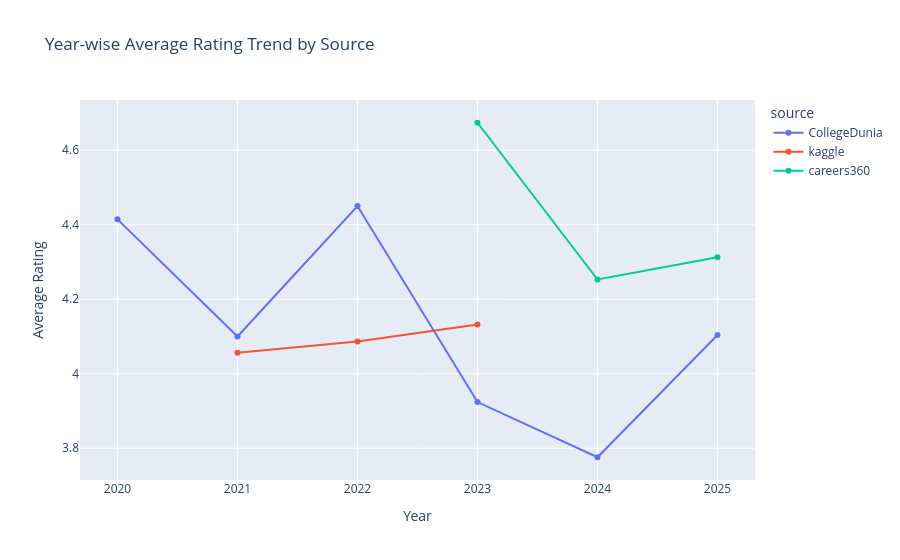

Here is the notebook cell this chart was saved with:
### Code cell
# 2) Yearly trend by source
yearly = (
    df.dropna(subset=['year'])
      .groupby(['year', 'source'])['rating']
      .mean()
      .reset_index()
)

fig = px.line(
    yearly,
    x='year',
    y='rating',
    color='source',
    markers=True,
    title='Year-wise Average Rating Trend by Source'
)
fig.update_layout(xaxis_title='Year', yaxis_title='Average Rating')
fig.show()

### Figure 1 — Plotly figure (JSON) as saved in the notebook; plotly's stock layout.template omitted (floating-point values rounded to 4 significant figures)
{"data": [{"hovertemplate": "source=CollegeDunia<br>year=%{x}<br>rating=%{y}<extra></extra>", "legendgroup": "CollegeDunia", "line": {"color": "#636efa", "dash": "solid"}, "marker": {"symbol": "circle"}, "mode": "lines+markers", "name": "CollegeDunia", "orientation": "v", "showlegend": true, "type": "scatter", "x": [2020, 2021, 2022, 2023, 2024, 2025], "xaxis": "x", "y": [4.414, 4.1, 4.45, 3.924, 3.776, 4.104], "yaxis": "y"}, {"hovertemplate": "source=kaggle<br>year=%{x}<br>rating=%{y}<extra></extra>", "legendgroup": "kaggle", "line": {"color": "#EF553B", "dash": "solid"}, "marker": {"symbol": "circle"}, "mode": "lines+markers", "name": "kaggle", "orientation": "v", "showlegend": true, "type": "scatter", "x": [2021, 2022, 2023], "xaxis": "x", "y": [4.056, 4.086, 4.132], "yaxis": "y"}, {"hovertemplate": "source=careers360<br>year=%{x}<br>rating=%{y}<extra></extra>", "legendgroup": "careers360", "line": {"color": "#00cc96", "dash": "solid"}, "marker": {"symbol": "circle"}, "mode": "lines+markers", "name": "careers360", "orientation": "v", "showlegend": true, "type": "scatter", "x": [2023, 2024, 2025], "xaxis": "x", "y": [4.674, 4.253, 4.313], "yaxis": "y"}], "layout": {"legend": {"title": {"text": "source"}, "tracegroupgap": 0}, "title": {"text": "Year-wise Average Rating Trend by Source"}, "xaxis": {"anchor": "y", "domain": [0, 1], "title": {"text": "Year"}}, "yaxis": {"anchor": "x", "domain": [0, 1], "title": {"text": "Average Rating"}}}}
